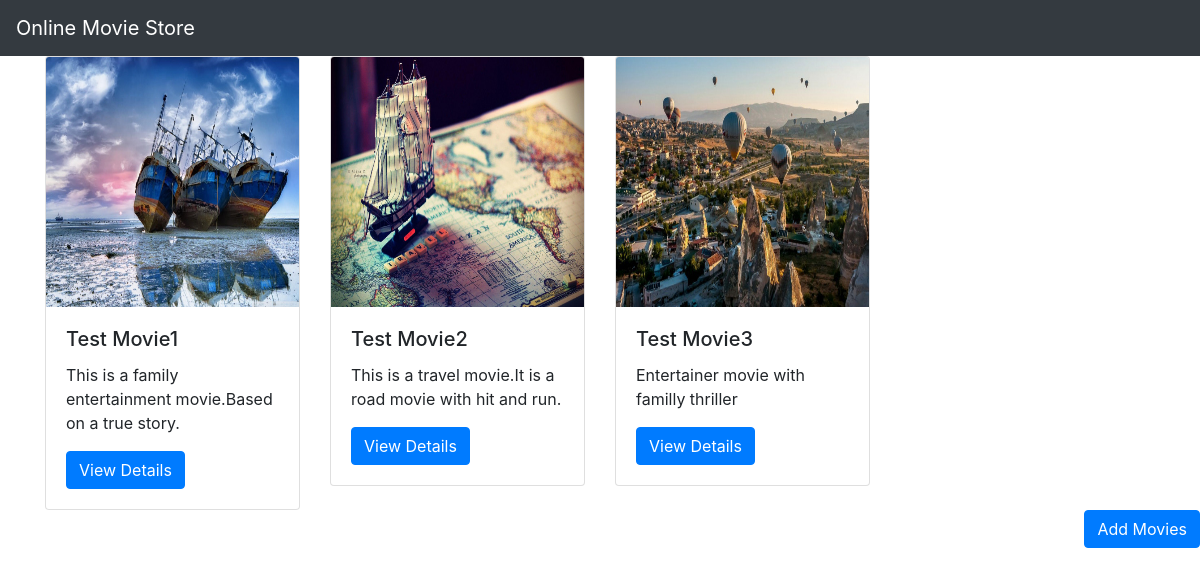
The page / on the database its author committed.
### movieapp/models.py (models this page shows, shortened)
class Movie(models.Model):
    name=models.CharField(max_length=250)
    desc=models.TextField()
    year=models.IntegerField()
    img=models.ImageField(upload_to='gallery')

### movieapp/views.py (the view)
# urls.py: path('',views.index,name='index'),
def index(request):
    movie=Movie.objects.all()
    context={
        'movie_list':movie
    }
    return render(request,'index.html',context)

### templates/index.html
{% extends 'base.html' %}
{% block body %}
<div class="container" xmlns:text-align="http://www.w3.org/1999/xhtml">
    <div class=" row">
        {% for i in movie_list %}
        <div class="col-md-3">
            <div class="card" style="width: 18rem card-space=50;">
  <img src="{{i.img.url}}" class="card-img-top"  alt="..." width="250px" height="250px;">
  <div class="card-body">
      <h5 class="card-title">{{i.name}}</h5>
      <p class="card-text">{{i.desc}}</p>
      <a href="{% url 'movieapp:detail' i.id %}" class="btn btn-primary">View Details</a>
  </div>
</div>
        </div>
    {% endfor %}
    </div>
</div>
<div align="right">
<a href="{% url 'movieapp:add_movie' %}" class="btn btn-primary">Add Movies</a>
</div>
{% endblock %}

### templates/base.html (shortened to what this page needs)
{% load static %}
<!DOCTYPE html>
<html lang="en">
<head>
    <link rel="stylesheet" href="https://cdn.jsdelivr.net/npm/bootstrap@4.6.2/dist/css/bootstrap.min.css">
    <link rel="stylesheet" href="{% static 'style.css' %}">
</head>
<body style="background-color:white;">
<nav class="navbar navbar-dark bg-dark">
  <a class="navbar-brand" href="#">
   Online Movie Store
  </a>
</nav>
{% block body %}
{% endblock %}
</body>
</html>

### static/style.css (style rules this page uses)
body { background-color:tomato; }

### rows shown on the page
Movie: img (picture), name "Test Movie1", desc "This is a family entertainment movie.Based on a true story."
Movie: img (picture), name "Test Movie2", desc "This is a travel movie.It is a road movie with hit and run."
Movie: img (picture), name "Test Movie3", desc "Entertainer movie with familly thriller"
